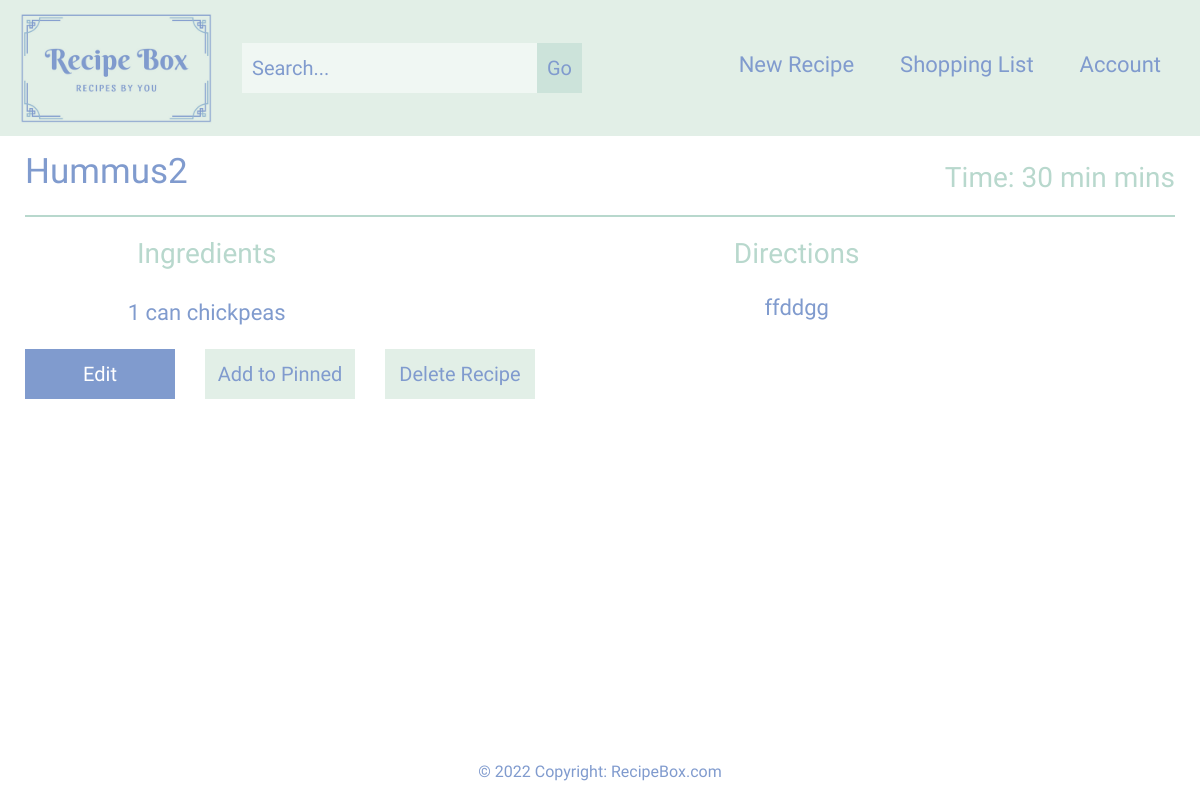
The page /recipe/hummus2/ (signed in) on the database its author committed.
### base/models.py (models this page shows, shortened)
class Recipe(models.Model):
    user = models.ForeignKey(settings.AUTH_USER_MODEL, on_delete=models.CASCADE)
    name = models.CharField(max_length = 150)
    slug = models.SlugField(unique=True, blank=True, null=True)
    time_to_make = models.CharField(max_length = 25, default=0)
    timestamp = models.DateTimeField(auto_now_add=True)
    updated = models.DateTimeField(auto_now=True)
    section = models.ForeignKey(Section, related_name='recipes', on_delete=models.SET_NULL, null=True, blank=True)
    pinned = models.BooleanField(default=False)
    class Meta:
        verbose_name = ('Recipe')
        verbose_name_plural = ('Recipes')
    def get_ingredients_children(self):
        return self.ingredient_set.all()
    def get_instructions_children(self):
        return self.instruction_set.all()
    def get_edit_url(self):
        return reverse("edit_recipe", kwargs={"title": self.slug})

class Ingredient(models.Model):
    recipe = models.ForeignKey(Recipe, on_delete=models.CASCADE)
    name = models.CharField(max_length = 100)
    quantity = models.CharField(max_length = 50)
    unit = models.CharField(max_length = 50)
    class Meta:
        verbose_name = ('Ingredient')
        verbose_name_plural = ('Ingredients')

class Instruction(models.Model):
    recipe = models.ForeignKey(Recipe, on_delete=models.CASCADE)
    text = models.TextField(blank=False)
    class Meta:
        verbose_name = ('Instruction')
        verbose_name_plural = ('Instructions')

### base/views.py (the view)
# urls.py: path("recipe/<str:title>/", views.individual_recipe, name="individual_recipe"),
@login_required
def individual_recipe(request, title=None, *args, **kwargs):
    recipe_obj = None
    if title is not None:
        recipe_obj = get_object_or_404(Recipe, slug=title, user=request.user)
        if recipe_obj.pinned == True:
            is_pinned = True
        else:
            is_pinned = ''
        if "pinnedbtn" in request.POST:
            recipe_obj.pinned = True
            recipe_obj.save(update_fields=["pinned"])
            is_pinned = True
        if "unpinnedbtn" in request.POST:
            recipe_obj.pinned = False
            recipe_obj.save(update_fields=["pinned"])
            is_pinned = ''
        if "delete" in request.POST:
            recipe_obj.delete()
            return redirect("../../all_recipes")
    context = {
        "recipe_obj": recipe_obj,
        "is_pinned" : is_pinned
    }
    return render(request, "individual_recipe.html", context)

### templates/individual_recipe.html (shortened to what this page needs)
{% extends "base.html" %}
{% block page_content %}
<section id="recipe">
    <div class="row recipe-top">
        <p id="recipe-title">{{ recipe_obj.name }}</p>
        <p id="recipe-time">Time: {{ recipe_obj.time_to_make }} mins</p>
    </div>
    <hr>
    <div class="row recipe-middle">
        <div class="col-sm-4 recipe-left">
            <p>Ingredients</p>
            <div class="row ingredient-row">
                {% for ingredient in recipe_obj.get_ingredients_children %}
                <div class="col-sm-12 mini-left">{{ ingredient.quantity }} {{ ingredient.unit }} {{ ingredient.name }}</div>
                {% endfor %}
            </div>
        </div>
        <div class="col-sm-8 recipe-right">
            <p>Directions</p>
            {% for instruction in recipe_obj.get_instructions_children %}
            <div class="col-sm-12 mini-right">{{ instruction.text }}</div>
            {% endfor %}
        </div>
    </div>
    <div class="row recipe-bottom">
        <button type="submit" class="blue-btn">{% if recipe_obj.get_edit_url %}<a class="edit-link" href="{{ recipe_obj.get_edit_url }}">Edit</a>{% endif %}</button>
        {% if is_pinned %}
            <form method="post">
                {% csrf_token %}
                <button type="submit" class="green-btn" name="unpinnedbtn">Pin-ent</button>
            </form>
        {% else %}
            <form method="post">
                <button type="submit" class="green-btn" name="pinnedbtn">Add to Pinned</button>
            </form>
        {% endif %}
        <form method="post">
            <button type="submit" class="green-btn" name="delete">Delete Recipe</button>
        </form>
    </div>
</section>
{% endblock %}

### static/styles/style.css (style rules this page uses)
body, #landing { padding: 0; margin: 0; background: #ffff; font-family: 'Sansita', sans-serif; position: relative; min-height: 100vh; }
button, button:active, button:focus { outline: none; }
#recipe { padding: 10px; }
.recipe-top { display: flex; justify-content: space-between; align-items: flex-end; }
#recipe-title { margin: 0; margin-left: 15px; font-size: 35px; }
#recipe-title, .mini-left, .mini-right { color: #809bce; }
#recipe-time, .recipe-left, .recipe-right { color: #b8d8cd; font-size: 28px; }
#recipe-time { margin: 0; margin-right: 15px; }
hr { background-color: #b8d8cd; height: 2px; border: none; }
.recipe-left, .recipe-right { text-align: center; }
.mini-left { padding: 5px; }
.mini-left, .mini-right { font-size: 22px; }
button, button[type=submit] { border: none; outline: none; cursor: pointer; }
.blue-btn { color: #ffff; background-color: #809bce; }
.green-btn { color: #809bce; background-color: #e2efe7; }
.blue-btn, .green-btn { height: 50px; width: 150px; margin: 15px; font-size: 20px; }
.edit-link { color: #ffffff; }
.edit-link:link { text-decoration: none; }

### rows shown on the page
Recipe: name "Hummus2", time_to_make "30 min"
Ingredient: quantity "1", unit "can", name "chickpeas"
Instruction: text "ffddgg"
